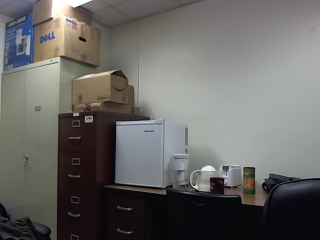
%> input picture Image Warping/Img1.jpg, 320 x 240 px
$ octave Runcode_Forward_Warping.m   (GNU Octave 9; MATLAB toolbox functions it lacks are replaced by stand-ins)
%> lines starting %> are read from the running program, lines starting %| are printed output that depends on the picture
%Assignment 5 for Computer Vision
% Yashwanth Telekula
clear all

I1 = rgb2gray(imread('Img1.jpg'));
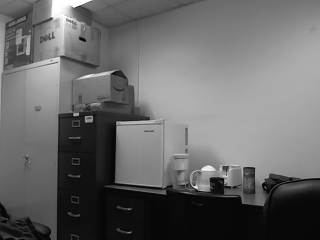
%> I1: size 240x320 uint8; min 5, max 255, mean 104.3
I2 = rgb2gray(imread('Img2.jpg'));
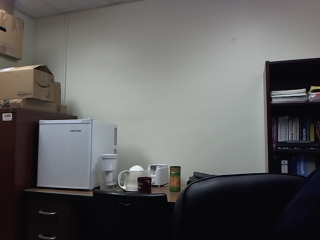
%> input picture Image Warping/Img2.jpg, 320 x 240 px
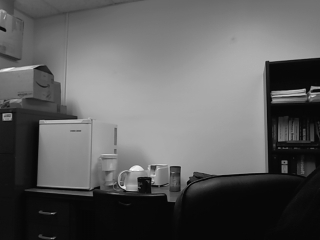
%> I2: size 240x320 uint8; min 5, max 248, mean 94.5
% [10 lines of commented-out code are left out]
H =[1.15446723649351 0.0469860280094242 -98.7718356195859;
  -0.0585850815625497 1.20850355096465 -12.7501766788246;
  -0.000315545737864621 0.000690655249184463 1];
%H = [1 0 0; 0 1 0; 0 0 1];
%H = inv(H);
[srcnrows, srcncols] = size(I1);
%> srcnrows = 240; srcncols = 320

p1 = H*[1;1;1];
p1_x = p1(1)/p1(3);
p1_y = p1(2)/p1(3);

p2 = H*[srcnrows;1;1];
%> p2 = [178.3; -25.6; 0.925]
p2_x = p2(1)/p2(3);
%> p2_x = 192.8
p2_y = p2(2)/p2(3);
%> p2_y = -27.68

p3 = H*[1;srcncols;1];
%> p3 = [-82.58; 373.9; 1.22]
p3_x = p3(1)/p3(3);
%> p3_x = -67.65
p3_y = p3(2)/p3(3);
%> p3_y = 306.3

p4 = H*[srcnrows;srcncols;1];
%> p4 = [193.3; 359.9; 1.15]
p4_x = p4(1)/p4(3);
p4_y = p4(2)/p4(3);

p_x_min = min(min(p1_x,p2_x),min(p3_x,p4_x));
p_y_min = min(min(p1_y,p2_y),min(p3_y,p4_y));

p_x_max = max(max(p1_x,p2_x),max(p3_x,p4_x));
p_y_max = max(max(p1_y,p2_y),max(p3_y,p4_y));

scale_x = p_x_max - p_x_min;
scale_y = p_y_max - p_y_min;

destnrows=round(scale_x);
destncols=round(scale_y);

warpedSrc = zeros(destnrows, destncols);
for x = 1:srcncols
for y = 1:srcnrows
p = [x; y; 1];
pprime=H*p;
xprime = round(pprime(1)/pprime(3) - p_x_min + 1);
yprime = round(pprime(2)/pprime(3) - p_y_min + 1);

if yprime>0 && xprime>0
warpedSrc(yprime,xprime)= I1(y,x);
end

end
end
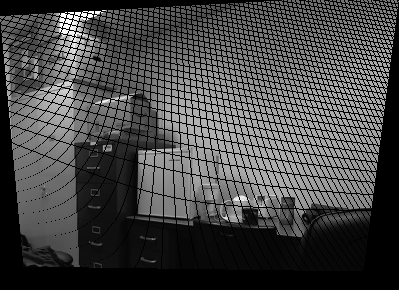
%> warpedSrc: size 290x399 double; min 0, max 255, mean 68.9
figure; imshow(warpedSrc,[]);
